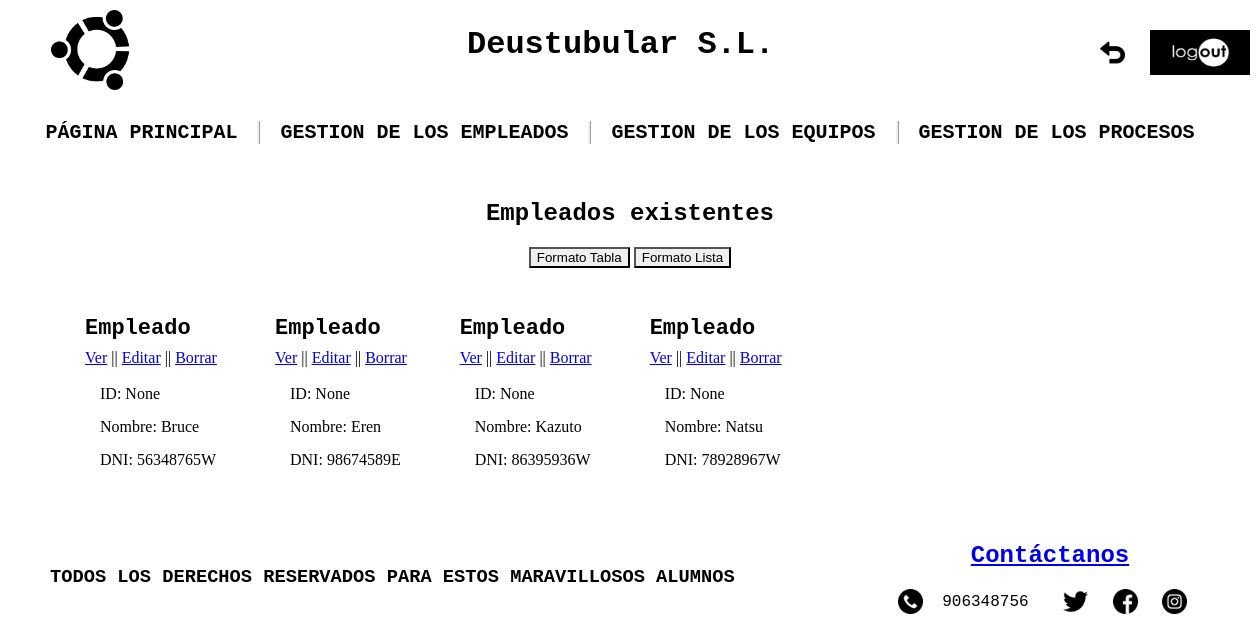
Page /appProduccion/produccion/empleados/ on the earlier database version.
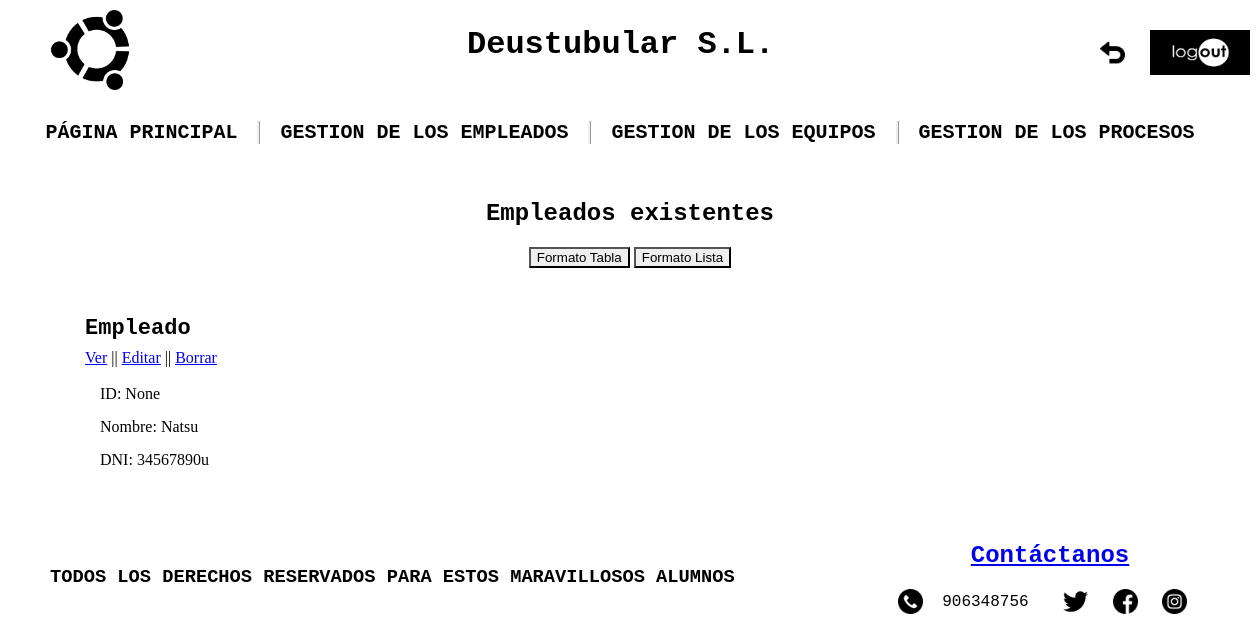
Same page on the later database version.
### appProduccion/models.py (models this page shows, shortened)
class Empleado(models.Model):
    dni = models.CharField(max_length=20)
    """Por nombres compuestos"""
    nombre = models.CharField(max_length=100)
    """Dos apellidos"""
    apellidos = models.CharField(max_length=150)
    email = models.EmailField(max_length=100)
    """Valor defecto ejemplo"""
    telefono = models.IntegerField(default=666666666)
    direccion = models.CharField(max_length=150)
    fecha_nacimiento = models.DateField(default="01/01/1990")

### appProduccion/views.py (the view)
# urls.py: path('produccion/empleados/', views.EmpleadoListView.as_view(), name='empleado_list'),
class EmpleadoListView(ListView):
    model = Empleado
    template_name = 'empleado_list.html'
    queryset = Empleado.objects.order_by('nombre')
    def get_context_data(self, **kwargs):
        context = super(EmpleadoListView, self).get_context_data(**kwargs)
        context['titulo_pagina'] = 'Empleados existentes'
        return context

### appProduccion/Templates/empleado_list.html (shortened to what this page needs)
{% extends "base.html" %}
{% load static %}
{% block contenido %}
<div class="centrar">
    <button id="ver">Formato Tabla</button>
    <a href="{% url 'equipo_list' %}"><button>Formato Lista</button></a>
</div>
<div id="cont">
    <ul class="lista">
        {% for em in empleado_list %}
        <li>
            <p class="mar-inferior p-lista">Empleado</p>
            <div class="mar-inferior">
                <a href="{% url 'empleado_detail' em.dni %}">Ver</a> ||
                <a href="{% url 'empleado_edit' em.dni %}">Editar</a> ||
                <a href="{% url 'empleado_delete' em.dni %}">Borrar</a>
            </div>
            <ul class="listas">
                <li>ID: {{ em.id }}</li><br>
                <li>Nombre: {{ em.nombre }}</li><br>
                <li>DNI: {{ em.dni }}</li>
            </ul>
            <br>
        </li>
        {% endfor %}
    </ul>
</div>
{% endblock %}

### appProduccion/Templates/base.html (shortened to what this page needs)
{% load static %}
<!DOCTYPE html>
<html lang="en">
<head>
    <link rel="stylesheet" href="{% static 'css/style.css' %}">
</head>
<body>
    <header class="antifloat">
        <div class="header-izq">
            <a href="{% url 'principal' %}"><img id="Logo" src="{% static 'imagenes/logo.png' %}" alt="LOGO"></a>
        </div>
        <div class="header-der">
            <h1>Deustubular S.L.</h1>
            <a href="{% url 'principal' %}"><img id="Atras" src="{% static 'imagenes/atras.png' %}" alt="ATRÁS"></a>
            <a href="{% url 'logout' %}"><img id="Log_out" src="{% static 'imagenes/logout.png' %}" alt="LOGOUT"></a>
        </div>
    </header>
    <nav>
        <h2 id="PP"><a href="{% url 'principal' %}" class="enlaces_internos" style="text-decoration:none;">PÁGINA PRINCIPAL</a></h2>
        <h2 id="gestion_empleados">GESTION DE LOS EMPLEADOS
        </h2>
        <h2 id="gestion_equipos">GESTION DE LOS EQUIPOS
        </h2>
        <h2 id="gestion_procesos">GESTION DE LOS PROCESOS
        </h2>
    </nav>
    <main class="antifloat">
    <h2 class="centrar">{{ titulo_pagina }}</h2>
    {% block contenido %}
    {% endblock %}
    </main>
</body>
<footer>
    <div class="footer-izq">
        <h3 class="h3_footer">TODOS LOS DERECHOS RESERVADOS PARA ESTOS MARAVILLOSOS ALUMNOS</h3>
    </div>
    <div class="footer-der">
        <div id="Contactos">
            <a href="{%  url 'novedades_create' %}"><h2>Contáctanos</h2></a>
            <img id="Telefono" src="{% static 'imagenes/telefono.png' %}" alt="TELEFONO">
            <label for="Telefono">906348756</label>
            <a href="https://twitter.com/?lang=es"><img id="Twitter" src="{% static 'imagenes/twitter.png' %}" alt="TWITTER"></a>
            <a href="https://es-es.facebook.com/"><img class="Face_ins" src="{% static 'imagenes/facebook.png' %}" alt="FACEBOOK"></a>
            <a href="https://www.instagram.com/?hl=es"><img class="Face_ins" src="{% static 'imagenes/instagram.png' %}" alt="INSTAGRAM"></a>
        </div>
    </div>
</footer>
</html>

### appProduccion/static/css/style.css (style rules this page uses)
* { background-size: 100%; box-sizing: border-box; }
body { background-image: url(../imagenes/fondo.jpg); margin: 0 auto; width: 1200px; }
nav { display: flex; font-family: 'Courier New', Courier, monospace; justify-content: center; margin-bottom:20px; }
header { border-bottom: 4px solid white; font-family: 'Courier New', Courier, monospace; width: 1200px; }
h3 { font-family: 'Courier New', Courier, monospace; }
footer { border-top: 4px solid white; font-family: 'Courier New', Courier, monospace; width: 1200px; }
h2 { font-family: 'Courier New', Courier, monospace; }
main { width: 100%; }
#PP { border-right: ridge; font-size: 20px; padding-right: 20px; }
#gestion_empleados { border-right: ridge; font-size: 20px; padding-left: 20px; padding-right: 20px; }
#gestion_equipos { border-right: ridge; box-sizing: border-box; font-size: 20px; padding-left: 20px; padding-right: 20px; }
#gestion_procesos { font-size: 20px; padding-left: 20px; padding-right: 20px; }
#Twitter { height:25px; margin-left: 25px; margin-right: 15px; vertical-align: middle; width:25px; }
#Contactos { color: black; padding-bottom: 10px; text-align: center; }
#Telefono { height:25px; margin-right: 10px; vertical-align: middle; width:25px; }
#Atras { height: 25px; margin-right: 10px; width:25px; position: absolute; left: 1100px; top:40px; cursor: pointer; }
#Log_out { height:45px; width:100px; position: absolute; left: 1150px; top:30px; cursor: pointer; }
#Logo { height:80px; width:80px; }
.h3_footer { font-family: 'Courier New', Courier, monospace; padding-top: 30px; }
.footer-izq { float: left; padding-left: 20px; width: 70% }
.footer-der { float: right; padding: 5px; width: 30% }
.centrar { text-align: center; }
.header-izq { float: left; padding: 10px 0px 5px 20px; width: 36% }
.header-der { float: right; padding: 5px; width: 64% }
.mar-inferior { margin-bottom: 8px; }
.listas { margin:0; padding:0; }
ul.lista li { display: inline-block; padding: 10px 20px 5px 15px; }
.p-lista { font-family: 'Courier New', Courier, monospace; font-weight: bold; font-size: 22px; }
.enlaces_internos { color:black; }
.antifloat { clear: both; content: ""; display: table; }
.Face_ins { height:25px; margin-right: 15px; vertical-align: middle; width:25px; }

Differences in the rows shown:
removed Empleado: id "None", nombre "Bruce", dni "56348765W"
removed Empleado: id "None", nombre "Eren", dni "98674589E"
removed Empleado: id "None", nombre "Kazuto", dni "86395936W"
removed Empleado: id "None", nombre "Natsu", dni "78928967W"
added Empleado: id "None", nombre "Natsu", dni "34567890u"
